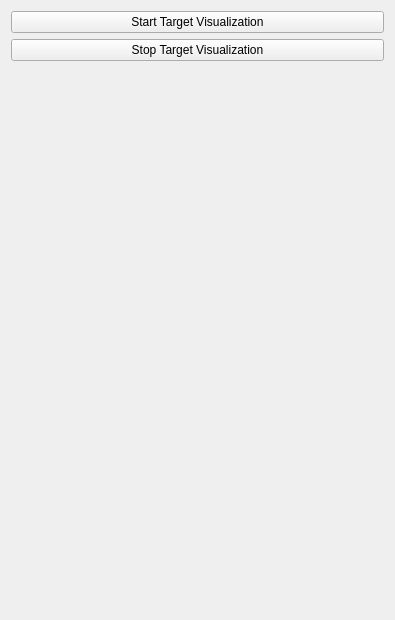
<?xml version="1.0" encoding="UTF-8"?>
<ui version="4.0">
 <class>TargetVisualization</class>
 <widget class="qMRMLWidget" name="TargetVisualization">
  <property name="geometry">
   <rect>
    <x>0</x>
    <y>0</y>
    <width>395</width>
    <height>620</height>
   </rect>
  </property>
  <layout class="QVBoxLayout" name="verticalLayout">
   <item>
    <widget class="QPushButton" name="pushStartTargetViz">
     <property name="text">
      <string>Start Target Visualization</string>
     </property>
    </widget>
   </item>
   <item>
    <widget class="QPushButton" name="pushStopTargetViz">
     <property name="text">
      <string>Stop Target Visualization</string>
     </property>
    </widget>
   </item>
   <item>
    <spacer name="verticalSpacer">
     <property name="orientation">
      <enum>Qt::Vertical</enum>
     </property>
     <property name="sizeHint" stdset="0">
      <size>
       <width>20</width>
       <height>40</height>
      </size>
     </property>
    </spacer>
   </item>
  </layout>
 </widget>
 <customwidgets>
  <customwidget>
   <class>qMRMLWidget</class>
   <extends>QWidget</extends>
   <header>qMRMLWidget.h</header>
   <container>1</container>
  </customwidget>
 </customwidgets>
 <resources/>
 <connections/>
</ui>
